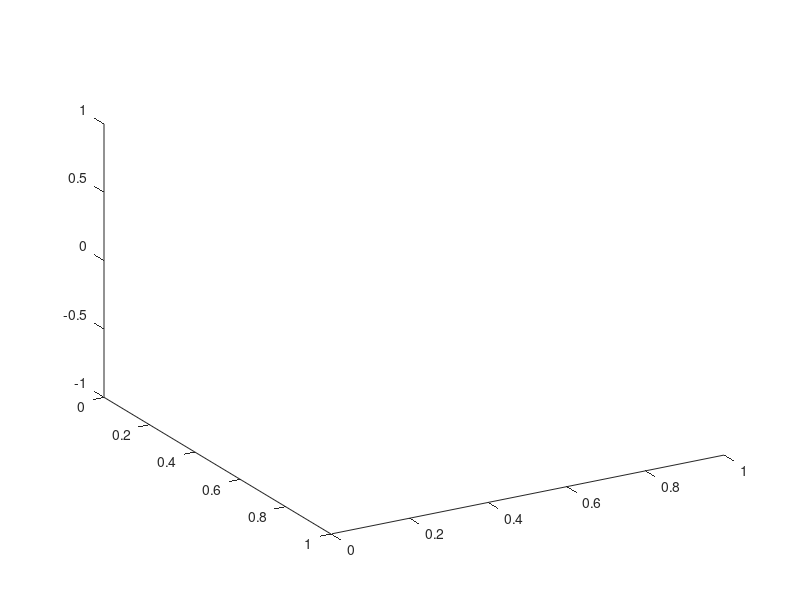

Source code (MATLAB): (Note: this script raises an error after producing the figure.)
% clear all
close all


plot_factor = -115;
filt_window = 1;



pathname = 'H_freq'; 
colors = {'m','b','g','c','k'};
time_step = 0.02;
Nf = 10; % Number_of_files

NumbOfSamples = 372;

Nfft = 1000;
dt = 1/(Nfft*1000000)/1.1;
distance2 = 3e8*(dt:dt:Nfft*dt);
    


PDPavg = zeros(NumbOfSamples,filt_window*Nfft);

tt2 = time_step:time_step:NumbOfSamples*time_step;

gyy = zeros(NumbOfSamples, Nf);
Averaging_ID = zeros(NumbOfSamples, 1);

H_long = zeros(NumbOfSamples, filt_window*Nfft);

figure
view(60,30)
hold on

number_of_files = 0;
for k = 1:Nf
    number_of_files = number_of_files + 1;
    
    kk = k+4000;
    fileAddress = [pathname, num2str(kk),'.csv'];
    Hload = csvread(fileAddress);
    Hyy = Hload(1:NumbOfSamples,1:Nfft);
    H_long(:,1:Nfft) = Hyy;
    
%     disp(size(Hyy,1));
    
    hyy=fliplr(ifft(H_long,filt_window*Nfft,2));%*sqrt(Nfft);
    PDPyy = zeros(NumbOfSamples, filt_window*Nfft);
    
    
    y_axis = ones(NumbOfSamples, 1);
    
    for i = 1:NumbOfSamples
        PDPyy(i,:) = abs(hyy(i,:)).^2;
        PDPyy(PDPyy<10^(plot_factor/10))=0;
        PDPyy(:,filt_window*750:end)=0;
        gyy(i,k)=sum(PDPyy(i,:));
    end
    
    plot3(y_axis*k, tt2, 10*log10(gyy(:,k)))
    PDPavg = PDPavg + PDPyy;
    disp([' Run # ', num2str(k), '; Total power = ', num2str(10*log10(sum(gyy(:,k))))])
    
    
%     figure(2)
%     hold on
%     plot(7.58*tt2/max(tt2),10*log10(gyy(:,k)).')
%     grid on
end
%%
gsort = sort(gyy,2);

for ii =1:NumbOfSamples
    Averaging_ID(ii) = nnz(gyy(ii,:));
end

% figure
% surf(10*log10(gyy))

for uu=1:length(gsort(:,end))-10
    gsort1(uu)=mean(10*log10(gsort(uu:uu+10,1)).');
    gsort2(uu)=mean(10*log10(gsort(uu:uu+10,end)).');
end

gavg = sum(gyy,2)/number_of_files;

data = open('NarrowPDP171_11.fig');
extract = findobj(data,'Type','line');

figure
grid on
hold on
ScalingTime = 7.44;%7.58;
ylim([-115 -65])
plot(ScalingTime*tt2/max(tt2),10*log10(gyy))

plot(ScalingTime*tt2/max(tt2),10*log10(gavg).','r','linewidth',2)

plot(ScalingTime*tt2(6:end-5)/max(tt2),gsort1,'--k', 'linewidth',1)
plot(ScalingTime*tt2(6:end-5)/max(tt2),gsort2,'--k', 'linewidth',1)

for nn = 1:length(extract)
    if nn == 1
        plot(extract(nn).XData(1:47), extract(nn).YData(1:47),'k','linewidth', 2); 
    else
        plot(extract(nn).XData, extract(nn).YData,'k','linewidth', 2); 
    end
end




%%
time_shift = 12;
time_window = 209;
power_elevation = 5;
% figure
% h=pcolor(distance2, tt2(1:time_window), 10*log10(PDPavg(end-time_window+1:end,1:filt_window:end)/Nf));
% set(h,'linestyle','none')
% caxis([plot_factor+power_elevation, -70-power_elevation])
% title('PDP')
% xlabel('Delay distance (m)')
% ylabel('Time (s)')
% 
% figure
% h=pcolor(3e8*tau,tav(1:end-3),10*log10(PDPnn));
% set(h,'linestyle','none')
% caxis([-115 -70])
% title('PDP')
% xlabel('Delay distance (m)')
% ylabel('Time (s)')


figure
subplot(2,1,2)
h=pcolor(3e8*tau,3+tav(1:end-3),10*log10(PDPnn));
set(h,'linestyle','none')
caxis([-115 -70])
xlim([0 200])
ylim([4 7.18])
title('PDP for GSCM from [3]')
xlabel('Delay distance (m)')
ylabel('Time (s)')

subplot(2,1,1)
h=pcolor(distance2, 3+tt2(1:time_window), 10*log10(PDPavg(end-time_window-time_shift+1:end-time_shift,1:filt_window:end)/number_of_files));
set(h,'linestyle','none')
caxis([-115, -71])
xlim([0 200])
ylim([4 7.18])
title('PDP from Unity3D Implementation')
xlabel('Delay distance (m)')
ylabel('Time (s)')
